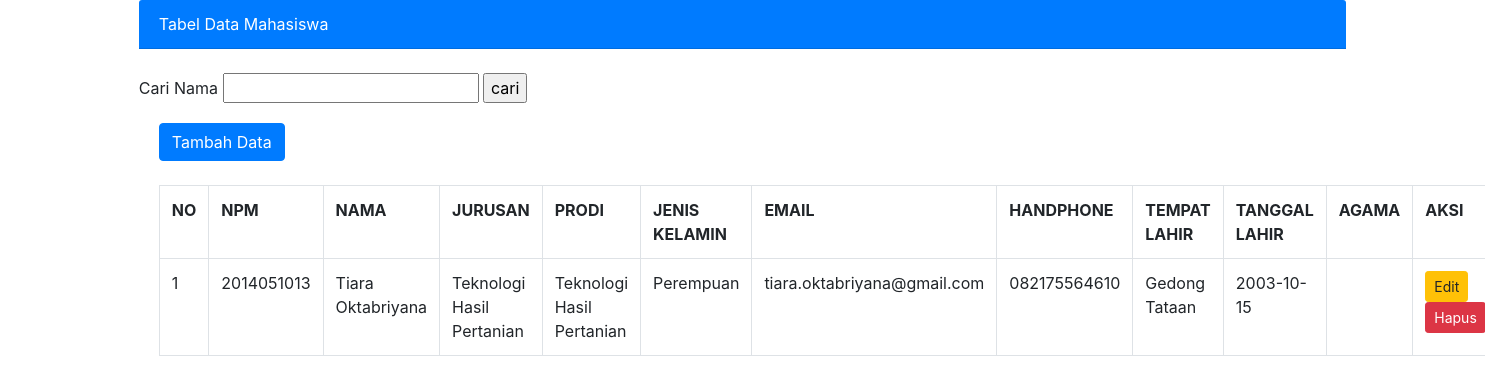
The app's page /data_mahasiswa.php?s=Tiara Oktabriyana with its own data.
### tables this page shows
CREATE TABLE `mahasiswa` (
  `npm` int(11) NOT NULL,
  `nama` varchar(50) NOT NULL,
  `jurusan` varchar(50) NOT NULL,
  `program_studi` varchar(50) NOT NULL,
  `jenis_kelamin` varchar(50) NOT NULL,
  `email` varchar(50) NOT NULL,
  `handphone` varchar(50) NOT NULL,
  `tempat_lahir` varchar(50) NOT NULL,
  `tanggal_lahir` date NOT NULL,
  `agama` varchar(50) NOT NULL
);

### data_mahasiswa.php (the view, shortened to what this page needs)
<!DOCTYPE html>
<html lang="en">
<head>
    <link rel="stylesheet" href="css/bootstrap.css">
</head>
<body>
    <div class="container col-md-10">
    <div class="card-header bg-primary text-white">
        Tabel Data Mahasiswa
    </div>
    <br>
    <form method="GET" action="">
        Cari Nama <input type="text" name="s">
        <input type="submit" value="cari">
    </form>
        <div class="card-body">
            <a href="index.php" class="btn btn-primary">Tambah Data</a>
            <br>
            <br>
            <table class="table table-bordered">
                <tr>
                    <th>NO</th>
                    <th>NPM</th>
                    <th>NAMA</th>
                    <th>JURUSAN</th>
                    <th>PRODI</th>
                    <th>JENIS KELAMIN</th>
                    <th>EMAIL</th>
                    <th>HANDPHONE</th>
		    <th>TEMPAT LAHIR</th>
		    <th>TANGGAL LAHIR</th>
		    <th>AGAMA</th>
                    <th>AKSI</th>
                </tr>
            <?php
                include "koneksi.php";
                $no = 1;
                if (isset($_GET['s']))
                {
                    $NAMA = $_GET['s'];
                    $tampil = mysqli_query($koneksi, "SELECT * FROM mahasiswa WHERE NAMA LIKE '%$NAMA%'");
                }else
                $tampil = mysqli_query($koneksi, "SELECT * FROM mahasiswa");
                while ($data = mysqli_fetch_array($tampil))
                {
            ?>
            <tr>
                    <td><?php echo $no++;?> </td>
                    <td><?php echo $data ['npm']?></td>
                    <td><?php echo $data ['nama']?></td>
                    <td><?php echo $data ['jurusan']?></td>
                    <td><?php echo $data ['program_studi']?></td>
                    <td><?php echo $data ['jenis_kelamin']?></td>
                    <td><?php echo $data ['email']?></td>
                    <td><?php echo $data ['handphone']?></td>
		    <td><?php echo $data ['tempat_lahir']?></td>
		    <td><?php echo $data ['tanggal_lahir']?></td>
		    <td><?php echo $data ['agama']?></td>
            <td>
                    <a href="edit_data.php?npm=<?php echo $data['npm'];?>" class="btn btn-sm btn-warning">Edit</a>
                    <a href="hapus_data.php?npm=<?php echo $data['npm'];?>" class="btn btn-sm btn-danger">Hapus</a>
            </td>
            </tr>
            <?php } ?>
            </table>
        </div>
    </body>
</html>

### records on screen
mahasiswa: npm "2014051013", nama "Tiara Oktabriyana", jurusan "Teknologi Hasil Pertanian", program_studi "Teknologi Hasil Pertanian", jenis_kelamin "Perempuan", email "tiara.oktabriyana@gmail.com", handphone "082175564610", tempat_lahir "Gedong Tataan", tanggal_lahir "2003-10-15"
